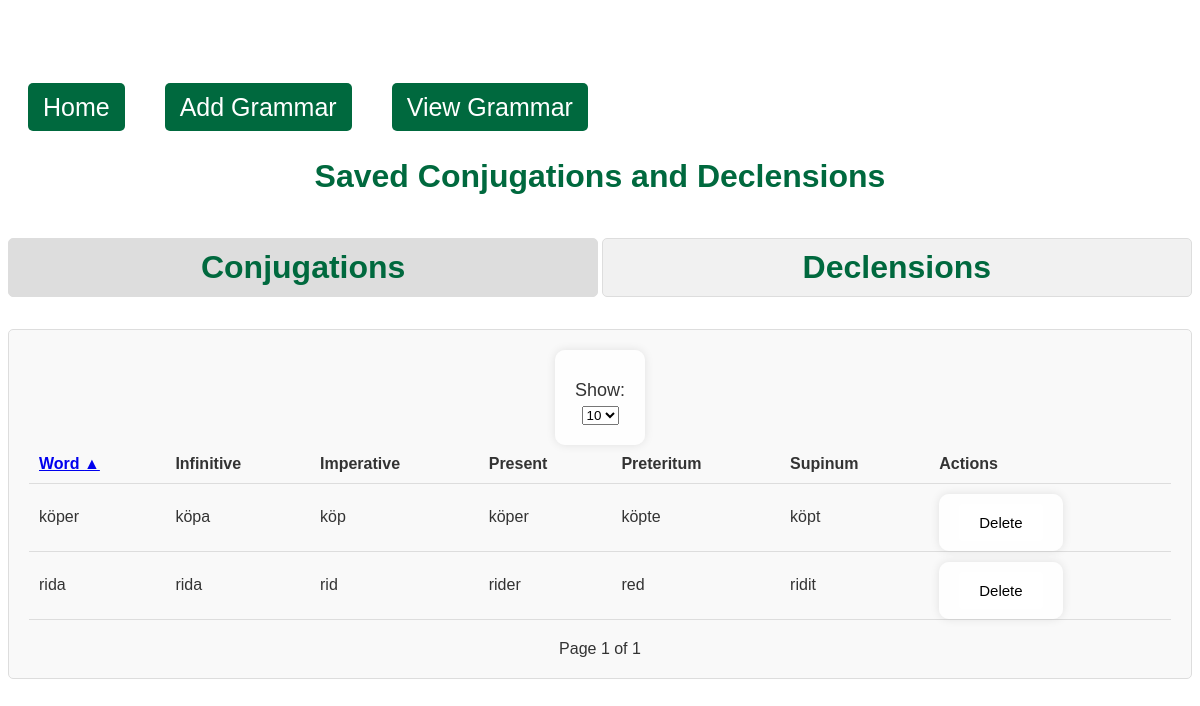
Screenshot of /view_grammar with the database file from the repository.
### tables this page shows
CREATE TABLE conjugations (
                id INTEGER PRIMARY KEY AUTOINCREMENT,
                word_id INTEGER,
                infinitive TEXT,
                imperative TEXT,
                present TEXT,
                preteritum TEXT,
                supinum TEXT,
                FOREIGN KEY(word_id) REFERENCES vocabulary(id)
            );

CREATE TABLE vocabulary (
                id INTEGER PRIMARY KEY AUTOINCREMENT,
                swedish_word TEXT NOT NULL,
                german_word TEXT NOT NULL
            );

### app.py (the view)
@app.route('/view_grammar')
def view_grammar():
    per_page = int(request.args.get('per_page', 10))  # Default to 10 items per page
    page = int(request.args.get('page', 1))
    offset = (page - 1) * per_page
    sort_by = request.args.get('sort_by', 'swedish_word')
    sort_order = request.args.get('sort_order', 'asc')
    section = request.args.get('section', 'conjugations')  # Determine which section is being viewed
    with sqlite3.connect('database.db') as conn:
        cursor = conn.cursor()
        conjugations = []
        declensions = []
        total_conjugations = 0
        total_declensions = 0
        query_conjugations = f'''
            SELECT c.id, v.swedish_word, c.infinitive, c.imperative, c.present, c.preteritum, c.supinum
            FROM conjugations c
            JOIN vocabulary v ON c.word_id = v.id
            ORDER BY {sort_by} {sort_order}
            LIMIT ? OFFSET ?
        '''
        cursor.execute(query_conjugations, (per_page, offset))
        conjugations = cursor.fetchall()
        cursor.execute('SELECT COUNT(*) FROM conjugations')
        total_conjugations = cursor.fetchone()[0]
        query_declensions = f'''
            SELECT d.id, v.swedish_word, d.indefinite_singular, d.definite_singular, d.indefinite_plural, d.definite_plural
            FROM declensions d
            JOIN vocabulary v ON d.word_id = v.id
            ORDER BY {sort_by} {sort_order}
            LIMIT ? OFFSET ?
        '''
        cursor.execute(query_declensions, (per_page, offset))
        declensions = cursor.fetchall()
        cursor.execute('SELECT COUNT(*) FROM declensions')
        total_declensions = cursor.fetchone()[0]
    total_pages_conjugations = (total_conjugations + per_page - 1) // per_page
    total_pages_declensions = (total_declensions + per_page - 1) // per_page
    print(conjugations)
    print(declensions)
    return render_template('view_grammar.html',
                           conjugations=conjugations,
                           declensions=declensions,
                           page=page,
                           per_page=per_page,
                           total_pages_conjugations=total_pages_conjugations,
                           total_pages_declensions=total_pages_declensions,
                           sort_by=sort_by,
                           sort_order=sort_order,
                           section=section)

### templates/view_grammar.html (shortened to what this page needs)
<!DOCTYPE html>
<html lang="en">
<head>
    <link rel="stylesheet" href="{{ url_for('static', filename='style.css') }}">
</head>
<body>
    <nav class="navbar">
        <ul class="navbar-nav">
            <li class="nav-item">
                <a href="/">Home</a>
            </li>
            <li class="nav-item">
                <a href="/add_grammar">Add Grammar</a>
            </li>
            <li class="nav-item">
                <a href="/view_grammar">View Grammar</a>
            </li>
        </ul>
    </nav>
    <div class="grammar-container">
        <h1>Saved Conjugations and Declensions</h1>
        <div class="section-titles-container">
            <h1 id="conjugations-heading" onclick="toggleSection('conjugations')" class="{{ 'active' if section == 'conjugations' }}">Conjugations</h1>
            <h1 id="declensions-heading" onclick="toggleSection('declensions')" class="{{ 'active' if section == 'declensions' }}">Declensions</h1>
        </div>
        <div id="conjugations-content" class="section-content {% if section == 'conjugations' %}active{% endif %}">
            <form method="get" action="{{ url_for('view_grammar') }}">
                <label for="per_page">Show:</label>
                <select name="per_page" id="per_page" onchange="this.form.submit()">
                    <option value="10" {% if per_page == 10 %}selected{% endif %}>10</option>
                </select>
            </form>
            {% if conjugations %}
            <table class="content-table">
                <thead>
                    <tr>
                        <th>
                            <a href="{{ url_for('view_grammar', sort_by='swedish_word', sort_order='asc' if sort_by != 'swedish_word' or sort_order == 'desc' else 'desc', per_page=per_page, section='conjugations') }}">
                                Word {% if sort_by == 'swedish_word' %}{{ '▲' if sort_order == 'asc' else '▼' }}{% endif %}
                            </a>
                        </th>
                        <th>Infinitive</th>
                        <th>Imperative</th>
                        <th>Present</th>
                        <th>Preteritum</th>
                        <th>Supinum</th>
                        <th>Actions</th>
                    </tr>
                </thead>
                <tbody>
                    {% for conjugation in conjugations %}
                    <tr>
                        <td>{{ conjugation[1] }}</td>
                        <td>{{ conjugation[2] }}</td>
                        <td>{{ conjugation[3] }}</td>
                        <td>{{ conjugation[4] }}</td>
                        <td>{{ conjugation[5] }}</td>
                        <td>{{ conjugation[6] }}</td>
                        <td>
                            <form action="{{ url_for('delete_conjugation', id=conjugation[0]) }}" method="POST" style="display:inline;">
                                <button type="submit" class="delete-button">Delete</button>
                            </form>
                        </td>
                    </tr>
                    {% endfor %}
                </tbody>
            </table>
            {% else %}
            <p>No conjugations found.</p>
            {% endif %}
            <div class="pagination">
                <span>Page {{ page }} of {{ total_pages_conjugations }}</span>
            </div>
        </div>
</body>
</html>

### static/style.css (style rules this page uses)
body { font-family: Arial, sans-serif; background: url('/static/Images/SwedishHut.jpg') no-repeat center center fixed; background-size: cover; color: #333; text-align: center; padding-top: 50px; }
h1 { color: #00693e; }
form { display: inline-block; background: rgba(255, 255, 255, 0.8); padding: 20px; border-radius: 10px; box-shadow: 0 0 10px rgba(0, 0, 0, 0.1); }
label { display: block; margin: 10px 0 5px; font-size: 18px; }
button { padding: 10px 20px; font-size: 16px; color: #fff; background-color: #00693e; border: none; border-radius: 5px; cursor: pointer; margin-top: 10px; }
nav { margin-top: 20px; }
nav a { text-decoration: none; padding: 10px 15px; background-color: #00693e; color: #fff; border-radius: 5px; margin: 0 5px; }
.delete-button { padding: 3 2px; font-size: 15px; color: #000; background-color: #FFF; border: none; border-radius: 3px; cursor: pointer; }
.navbar-nav { list-style: none; margin: 0; padding: 0; display: flex; }
.nav-item { padding: 15px; font-size: 25px; background-color: rgba(255, 255, 255, 0.8); }
.content-table { width: 100%; border-collapse: collapse; }
.content-table th, .content-table td { padding: 10px; text-align: left; border-bottom: 1px solid #ddd; }
.section-content { display: none; background-color: #f9f9f9; padding: 20px; border: 1px solid #ddd; border-radius: 5px; }
.section-content.active { display: block; }

### templates/view_grammar.html (style rules this page uses)
.grammar-container { margin-top: 20px; }
.section-titles-container { display: flex; justify-content: space-between; margin-bottom: 10px; }
.section-titles-container h1 { cursor: pointer; padding: 10px; background-color: #f1f1f1; border: 1px solid #ddd; border-radius: 5px; text-align: center; width: 48%; transition: background-color 0.3s; }
.section-titles-container h1:hover, .section-titles-container h1.active { background-color: #ddd; }
.section-content { display: none; background-color: #f9f9f9; padding: 20px; border: 1px solid #ddd; border-radius: 5px; }
.section-content.active { display: block; }
.content-table { width: 100%; border-collapse: collapse; }
.content-table th, .content-table td { padding: 10px; text-align: left; border-bottom: 1px solid #ddd; }
.pagination { margin-top: 20px; text-align: center; }
.pagination span { margin: 0 5px; padding: 5px 10px; }

### rows the page displays
conjugations: swedish_word "köper", infinitive "köpa", imperative "köp", present "köper", preteritum "köpte", supinum "köpt"
conjugations: swedish_word "rida", infinitive "rida", imperative "rid", present "rider", preteritum "red", supinum "ridit"

### other values shown
{{ '▲' if sort_order == 'asc' else '▼' }} "▲"
{{ page }} "1"
{{ total_pages_conjugations }} "1"
